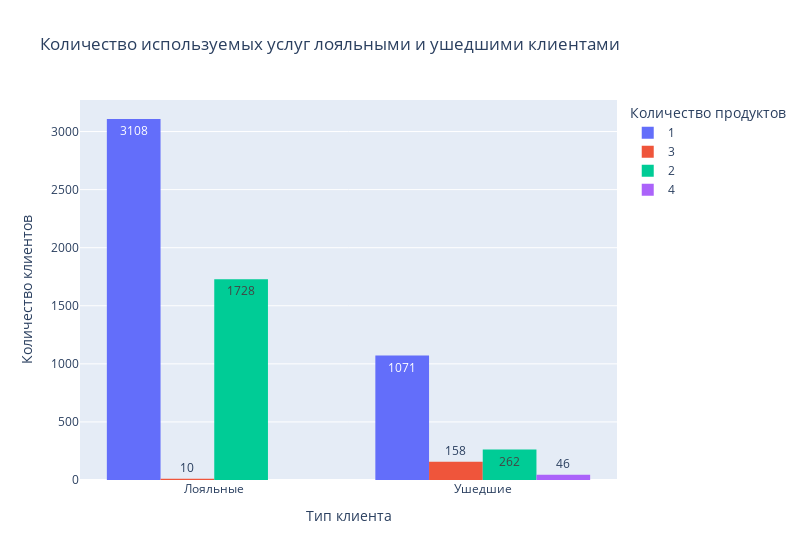

Write notebook code for a chart like this one.
### Markdown cell above
> Средний возраст ушедших клиентов 45 лет. А половина из них в возрасте от 39 до 51 года. При этом средний возраст лояльных клиентов 36, а половина клиентов в возрасте от 31 до 41 года. Это говорит о том, что банку больше удаётся наладить взаимототношения с клиентами более молодого возраста. Это подтверждает и то, что доля лояльных клиентов до 30 значительно выше, чем у ушедших. 
Стоит отметить, что среди клиентов старше 70 (хотя их в целом не много), больше лояльных клиентов. Но это скорее связано с не желанием что-то менять у людей более старшего возраста.

### Code cell
#Проанализируем как отток клиентов зависит от числа приобретённых у банка услуг.
#Построим многоуровневую столбчатую диаграмму
fig_NoF = px.histogram(balance_data, 
        x="Exited", 
        y="NumOfProducts", 
        histfunc='count', 
        color="NumOfProducts", 
        barmode='group',
        text_auto=True,
        width=800,
        title='Количество используемых услуг лояльными и ушедшими клиентами', 
        labels=dict(NumOfProducts='Количество продуктов', Exited='Тип клиента')
        )
#Переименуем ось Y и значения оси X
fig_NoF.update_layout(yaxis_title_text='Количество клиентов')
fig_NoF.update_xaxes(tickmode="array", ticktext=['Лояльные','Ушедшие'], tickvals=[0,1])

fig_NoF.show()

### Figure 1 — Plotly figure (JSON) as saved in the notebook; plotly's stock layout.template omitted (floating-point values rounded to 4 significant figures; data arrays with more than 128 entries replaced by an {"elided": "..."} marker saying what was removed)
{"data": [{"alignmentgroup": "True", "bingroup": "x", "histfunc": "count", "hovertemplate": "Количество продуктов=1<br>Тип клиента=%{x}<br>count=%{y}<extra></extra>", "legendgroup": "1", "marker": {"color": "#636efa", "pattern": {"shape": ""}}, "name": "1", "offsetgroup": "1", "orientation": "v", "showlegend": true, "texttemplate": "%{value}", "type": "histogram", "x": {"elided": "4179 int values"}, "xaxis": "x", "y": {"elided": "4179 int values"}, "yaxis": "y"}, {"alignmentgroup": "True", "bingroup": "x", "histfunc": "count", "hovertemplate": "Количество продуктов=3<br>Тип клиента=%{x}<br>count=%{y}<extra></extra>", "legendgroup": "3", "marker": {"color": "#EF553B", "pattern": {"shape": ""}}, "name": "3", "offsetgroup": "3", "orientation": "v", "showlegend": true, "texttemplate": "%{value}", "type": "histogram", "x": {"elided": "168 int values"}, "xaxis": "x", "y": {"elided": "168 int values"}, "yaxis": "y"}, {"alignmentgroup": "True", "bingroup": "x", "histfunc": "count", "hovertemplate": "Количество продуктов=2<br>Тип клиента=%{x}<br>count=%{y}<extra></extra>", "legendgroup": "2", "marker": {"color": "#00cc96", "pattern": {"shape": ""}}, "name": "2", "offsetgroup": "2", "orientation": "v", "showlegend": true, "texttemplate": "%{value}", "type": "histogram", "x": {"elided": "1990 int values"}, "xaxis": "x", "y": {"elided": "1990 int values"}, "yaxis": "y"}, {"alignmentgroup": "True", "bingroup": "x", "histfunc": "count", "hovertemplate": "Количество продуктов=4<br>Тип клиента=%{x}<br>count=%{y}<extra></extra>", "legendgroup": "4", "marker": {"color": "#ab63fa", "pattern": {"shape": ""}}, "name": "4", "offsetgroup": "4", "orientation": "v", "showlegend": true, "texttemplate": "%{value}", "type": "histogram", "x": [1, 1, 1, 1, 1, 1, 1, 1, 1, 1, 1, 1, 1, 1, 1, 1, 1, 1, 1, 1, 1, 1, 1, 1, 1, 1, 1, 1, 1, 1, 1, 1, 1, 1, 1, 1, 1, 1, 1, 1, 1, 1, 1, 1, 1, 1], "xaxis": "x", "y": [4, 4, 4, 4, 4, 4, 4, 4, 4, 4, 4, 4, 4, 4, 4, 4, 4, 4, 4, 4, 4, 4, 4, 4, 4, 4, 4, 4, 4, 4, 4, 4, 4, 4, 4, 4, 4, 4, 4, 4, 4, 4, 4, 4, 4, 4], "yaxis": "y"}], "layout": {"barmode": "group", "legend": {"title": {"text": "Количество продуктов"}, "tracegroupgap": 0}, "title": {"text": "Количество используемых услуг лояльными и ушедшими клиентами"}, "width": 800, "xaxis": {"anchor": "y", "domain": [0, 1], "tickmode": "array", "ticktext": ["Лояльные", "Ушедшие"], "tickvals": [0, 1], "title": {"text": "Тип клиента"}}, "yaxis": {"anchor": "x", "categoryarray": [4, 2, 3, 1], "categoryorder": "array", "domain": [0, 1], "title": {"text": "Количество клиентов"}}}}
